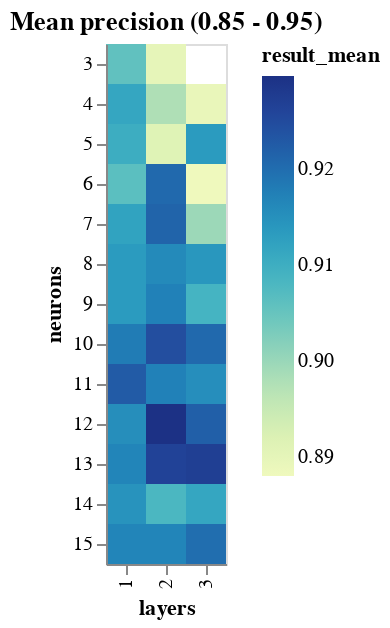

Here is the notebook cell this chart was saved with:
### Code cell
reduced_grid = grid[grid.result_mean.between(0.85, 0.95)]
heatmap("Mean precision (0.85 - 0.95)", reduced_grid, **grid_cols_encoding)

### Figure 1 — Vega-Lite specification as saved in the notebook (floating-point values rounded to 4 significant figures)
{"config": {"view": {"continuousWidth": 400, "continuousHeight": 300}}, "data": {"name": "data-896625b5017cb6208e5c3033200e5f37"}, "mark": "rect", "encoding": {"color": {"type": "quantitative", "field": "result_mean"}, "tooltip": [{"type": "quantitative", "field": "layers"}, {"type": "quantitative", "field": "neurons"}, {"type": "quantitative", "field": "result_mean"}], "x": {"type": "ordinal", "field": "layers"}, "y": {"type": "ordinal", "field": "neurons"}}, "selection": {"selector009": {"type": "interval", "bind": "scales", "encodings": ["x", "y"]}}, "title": "Mean precision (0.85 - 0.95)", "$schema": "https://vega.github.io/schema/vega-lite/v4.8.1.json", "datasets": {"data-896625b5017cb6208e5c3033200e5f37": [{"layers": 2, "neurons": 8, "result_mean": 0.916}, {"layers": 1, "neurons": 12, "result_mean": 0.9154}, {"layers": 3, "neurons": 12, "result_mean": 0.9219}, {"layers": 3, "neurons": 13, "result_mean": 0.9271}, {"layers": 2, "neurons": 11, "result_mean": 0.9173}, {"layers": 2, "neurons": 12, "result_mean": 0.9297}, {"layers": 2, "neurons": 13, "result_mean": 0.9264}, {"layers": 1, "neurons": 10, "result_mean": 0.918}, {"layers": 1, "neurons": 15, "result_mean": 0.9167}, {"layers": 2, "neurons": 10, "result_mean": 0.9245}, {"layers": 1, "neurons": 4, "result_mean": 0.9114}, {"layers": 2, "neurons": 7, "result_mean": 0.9212}, {"layers": 2, "neurons": 9, "result_mean": 0.9173}, {"layers": 1, "neurons": 7, "result_mean": 0.9121}, {"layers": 3, "neurons": 15, "result_mean": 0.9199}, {"layers": 2, "neurons": 15, "result_mean": 0.9167}, {"layers": 1, "neurons": 6, "result_mean": 0.9062}, {"layers": 3, "neurons": 5, "result_mean": 0.9134}, {"layers": 3, "neurons": 8, "result_mean": 0.914}, {"layers": 3, "neurons": 14, "result_mean": 0.9115}, {"layers": 3, "neurons": 11, "result_mean": 0.9154}, {"layers": 1, "neurons": 3, "result_mean": 0.9056}, {"layers": 1, "neurons": 11, "result_mean": 0.9225}, {"layers": 3, "neurons": 10, "result_mean": 0.9206}, {"layers": 2, "neurons": 3, "result_mean": 0.89}, {"layers": 1, "neurons": 9, "result_mean": 0.9134}, {"layers": 1, "neurons": 8, "result_mean": 0.9134}, {"layers": 1, "neurons": 14, "result_mean": 0.9147}, {"layers": 1, "neurons": 5, "result_mean": 0.9102}, {"layers": 1, "neurons": 13, "result_mean": 0.9167}, {"layers": 2, "neurons": 4, "result_mean": 0.8978}, {"layers": 2, "neurons": 6, "result_mean": 0.9206}, {"layers": 3, "neurons": 7, "result_mean": 0.8997}, {"layers": 2, "neurons": 14, "result_mean": 0.9082}, {"layers": 3, "neurons": 4, "result_mean": 0.8893}, {"layers": 3, "neurons": 6, "result_mean": 0.888}, {"layers": 3, "neurons": 9, "result_mean": 0.9088}, {"layers": 2, "neurons": 5, "result_mean": 0.8913}]}}
